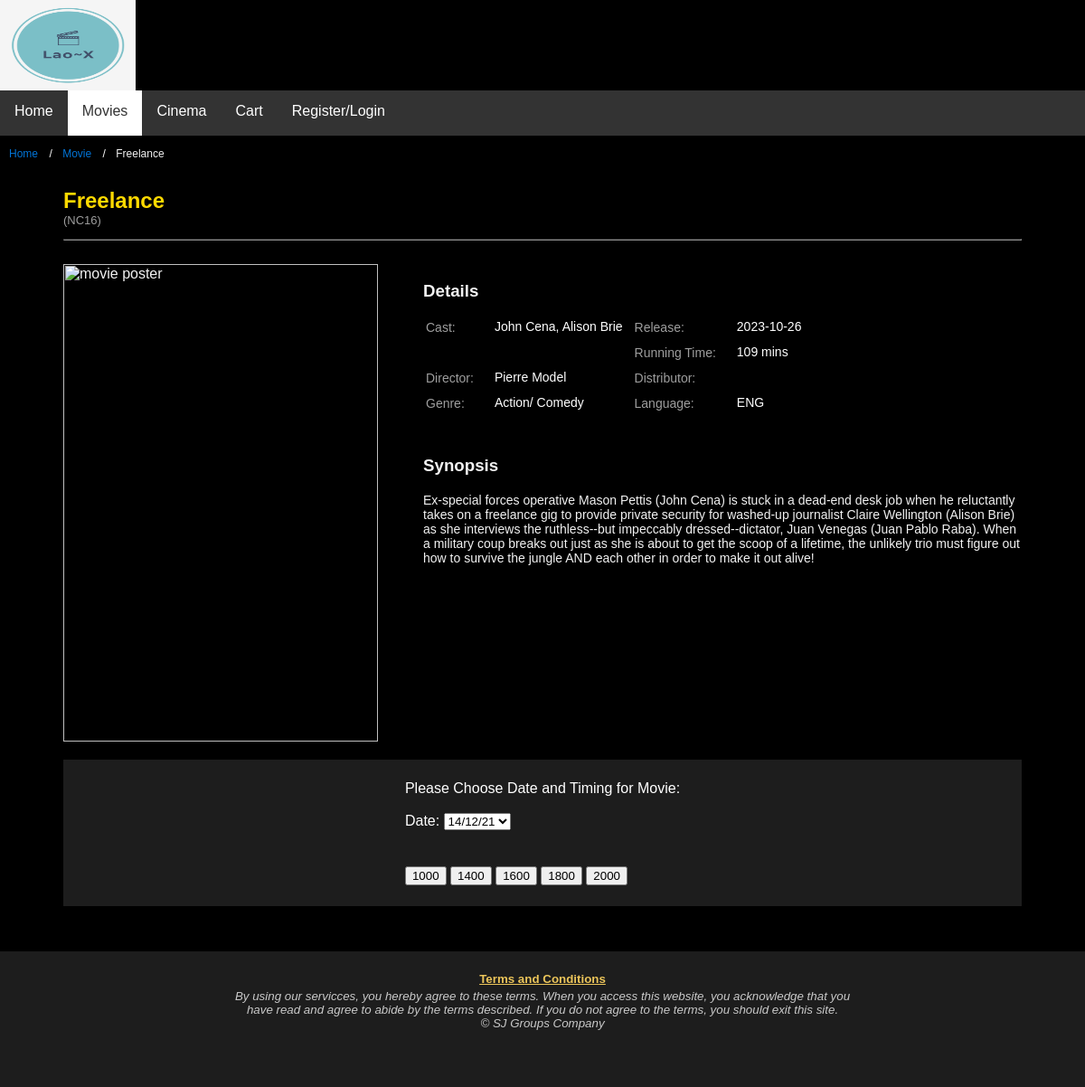
The app's page /get_movie.php?movie=1 with its own data.
### tables this page shows
CREATE TABLE IF NOT EXISTS `MOVIE` 
(
  `movie_id` int(5) NOT NULL AUTO_INCREMENT,
  `movie_name` varchar(50) NOT NULL,
  `duration` int(3) NOT NULL COMMENT 'mins',
  `language` varchar(3) NOT NULL COMMENT 'ENG / CHI/  HIN / MAL',
  `genre` varchar(50) NOT NULL,
  `cast` varchar(50) NOT NULL,
  `release_date` date NOT NULL,
  `synopsis` varchar(10000) NOT NULL,
  `image_dir` varchar(500) NOT NULL,
  `rating` varchar(50) NOT NULL,
   
  `director` varchar(200) NOT NULL,
  PRIMARY KEY (`movie_id`)
  
);

### get_movie.php (the view, shortened to what this page needs)
<?php
    $servername ="localhost";
    $username = "root";
    $password = "";
    $dbname = "my_project";
    $movie_id = (int)$_GET['movie'];
    $db = mysqli_connect($servername, $username, $password, $dbname);
    $query = "SELECT * FROM MOVIE WHERE movie_id=$movie_id";
    $result = $db->query($query);
    $row = $result->fetch_assoc();
    $movie_name = $row['movie_name'];
    $duration = $row['duration'];
    $language = $row['language'];
    $genre = $row['genre'];
    $distributor = $row['distributor'];
    $release_date = $row['release_date'];
    $image_dir = $row['image_dir'];
    $synopsis = $row['synopsis'];
    $rating = $row['rating'];
    $cast = $row['cast'];
    $director = $row['director'];
?>
<html lang="en">
<head>
    <link rel="stylesheet" href="stylesheet.css">
</head>
<body>
    <div id="wrapper">
        <header>
            <img id='company_logo' src="image\logo.png" alt="Logo" width="150px" height="100px">
        </header>
        <div id="nav">
            <nav>
                <ul class="nav">
                    <li class="nav"><a href="index.html">Home</a></li>
                    <li class="nav"><a class="active" href="movies.html">Movies</a></li>
                    <li class="nav"><a href="cinema.html">Cinema</a></li>
                    <li class="nav"><a href="cart.html">Cart</a></li>
                    <li class="nav"><a href="login.html">Register/Login</a></li>
                </ul>
            </nav>
        </div>
        <ul class="breadcrumb">
            <li><a href="index.html">Home</a></li>
            <li><a href="movies.html">Movie</a></li>
            <li><?php echo $movie_name ?></li>
        </ul>
        <div class="content">
            <div class="mini_wrapper">
                <h2 class="movie_title"><?php echo $movie_name ?></h2>
                <p class="rating">(<?php echo $rating?>)</p>
                <hr class="movie_title">
                <br>
                <div class="individual_mov">
                    <div id="img">
                        <img src="<?php echo $image_dir ?>" alt="movie poster">
                    </div>
                    <div id="info">
                        <div id="details">
                            <h3>Details</h3>
                            <table class="individual_mov">
                                <tr>
                                    <td rowspan="2" class="label">Cast: </td>
                                    <td rowspan="2" class="detail"><?php echo $cast ?></td>
                                    <td class="label">Release:</td>
                                    <td class="detail"><?php echo $release_date ?></td>
                                </tr>
                                <tr>
                                    <td class="label">Running Time: </td>
                                    <td class="detail"><?php echo $duration ?> mins</td>
                                </tr>
                                <tr>
                                    <td class="label">Director: </td>
                                    <td class="detail"><?php echo $director ?></td>
                                    <td class="label">Distributor: </td>
                                    <td class="detail"><?php echo $distributor ?></td>
                                </tr>
                                <tr>
                                    <td class="label">Genre: </td>
                                    <td class="detail"><?php echo $genre ?></td>
                                    <td class="label">Language: </td>
                                    <td class="detail"><?php echo $language ?></td>
                                </tr>
                            </table>
                        </div>
                        <div id="synopsis">
                            <h3>Synopsis</h3>
                            <p><?php echo $synopsis ?></p>
                        </div>
                    </div>
                </div>
                <div class="booking">
                    <form class="booking" action="ticket_purchase_cont.php" method="get">
                        <table class="booking">
                        <tr>
                            <td>
                                Please Choose Date and Timing for Movie: <br><br>Date:
                                <Select name = "date"> // drop down table for dates
                                    <option value = "14-Dec-2021">14/12/21</option>
                                </select>
                                <br><br>
                            </td>
                        </tr>
                        <tr>
                            <td>
                                <br>
                                <input class="ticket_timing_button" name = "timingButton" type="submit" value="1000">
                                <input class="ticket_timing_button" name = "timingButton" type="submit" value="1400">
                                <input class="ticket_timing_button" name = "timingButton" type="submit" value="1600">
                                <input class="ticket_timing_button" name = "timingButton" type="submit" value="1800">
                                <input class="ticket_timing_button" name = "timingButton" type="submit" value="2000">
                            </td>
                        </tr>
                        </table>
                    </form>
                </div>
            </div>
        </div>
        <footer class="footer">
           <table>
               <tr>
                   <td><a href="tnc.html"><small><b>Terms and Conditions</b></small></a></td>
               </tr>
               <tr>
                   <td><small><i>By using our servicces, you hereby agree to these terms. When you
                       access this website, you acknowledge that you <br>have read and agree to abide by
                       the terms described. If you do not agree to the terms,
                       you should exit this site. <br>&copy; SJ Groups Company</i></small>
                    </td>
               </tr>
           </table>
        </footer>
    </div>
</body>
</html>

### stylesheet.css (style rules this page uses)
body { background-color: #000; border: 0; margin: 0; font-family: Verdana, sans-serif; }
#wrapper { background-color: #000; width: 100%; color: #f2f2f2; min-height: 100%; min-width: 1100px; }
header { height: 100px; }
ul.nav { list-style-type: none; margin: 0; padding: 0; overflow: hidden; background-color: #333; }
li.nav { float: left; }
li.nav a { display: block; color: white; text-align: center; padding: 14px 16px; text-decoration: none; height: 50px; }
ul.nav li a.active { background-color: #ffffff; color: #333; }
footer { background-color: #333; bottom:0; width:100%; background:rgb(29, 29, 29); min-height: 150; }
footer table { color: rgb(201, 201, 201); border: 0px 20px 0px 0px; padding: 20px; margin: auto; }
footer table td { text-align: center; }
footer a { color: #ecc55a; }
div.content { clear: both; }
* { box-sizing: border-box; }
img { vertical-align: middle; }
ul.breadcrumb { padding: 10px 16px; list-style: none; background-color: #000; }
ul.breadcrumb li { display: inline; font-size: 12px; }
ul.breadcrumb li+li:before { padding: 8px; color: #FFF; content: "/\00a0"; }
ul.breadcrumb li a { color: #0275d8; text-decoration: none; }
ul.breadcrumb { margin-top: 0px; padding: 10px }
div.mini_wrapper { width: 1060px; margin: auto; }
h2.movie_title { color: #ffd900; font-size: 24px; margin-bottom: 0px; }
p.rating { margin-top: 0px; color: #9e9e9e; font-size: 13px; }
hr.movie_title { border-color: #8d8d8d; }
div.individual_mov { display: flex; padding-bottom: 20px; }
#img img { width: 348; height: 528; }
div #info { padding-left: 50px; }
table.individual_mov { padding-bottom: 20px; }
table.individual_mov td { color: #FFF; vertical-align: top; font-size: 14px; }
table.individual_mov td.detail { max-width: 300px; padding: 0px 10px 10px 20px }
table.individual_mov td.label { color: #9e9e9e; }
#synopsis p { font-size: 14px; }
div.booking { color: #FFF; background-color: #1d1d1d; margin-bottom: 50px; }
form.booking { padding: 20px; }
table.booking { color: #FFF; margin: auto; }

### records on screen
movie: movie_name "Freelance", rating "NC16", cast "John Cena, Alison Brie", release_date "2023-10-26", duration "109", director "Pierre Model", genre "Action/ Comedy", language "ENG", synopsis "Ex-special forces operative Mason Pettis (John Cena) is stuck in a dead-end desk job when he reluctantly takes on a freelance gig to provide private security for washed-up journalist Claire Wellington (Alison Brie) as she interviews the ruthless--but impeccably dressed--dictator, Juan Venegas (Juan Pablo Raba). When a military coup breaks out just as she is about to get the scoop of a lifetime, the unlikely trio must figure out how to survive the jungle AND each other in order to make it out alive!"
